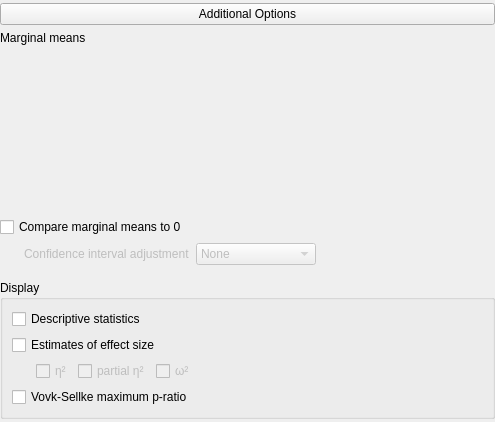
    <widget class="QWidget" name="groupOptions" native="true">
     <layout class="QGridLayout" name="gridLayout_12">
      <property name="leftMargin">
       <number>0</number>
      </property>
      <property name="topMargin">
       <number>3</number>
      </property>
      <property name="rightMargin">
       <number>0</number>
      </property>
      <property name="bottomMargin">
       <number>3</number>
      </property>
      <item row="3" column="0">
       <widget class="QWidget" name="containerOptions" native="true">
        <layout class="QVBoxLayout" name="verticalLayout_3">
         <property name="leftMargin">
          <number>0</number>
         </property>
         <property name="topMargin">
          <number>0</number>
         </property>
         <property name="rightMargin">
          <number>0</number>
         </property>
         <property name="bottomMargin">
          <number>0</number>
         </property>
         <item>
          <widget class="QWidget" name="groupComareMainEffects" native="true">
           <layout class="QGridLayout" name="gridLayout_5">
            <property name="leftMargin">
             <number>0</number>
            </property>
            <property name="topMargin">
             <number>0</number>
            </property>
            <property name="rightMargin">
             <number>0</number>
            </property>
            <item row="2" column="0">
             <widget class="QWidget" name="widgetCIAdjustmentTypes" native="true">
              <property name="enabled">
               <bool>false</bool>
              </property>
              <property name="minimumSize">
               <size>
                <width>24</width>
                <height>0</height>
               </size>
              </property>
              <layout class="QGridLayout" name="gridLayout_22">
               <property name="leftMargin">
                <number>24</number>
               </property>
               <property name="topMargin">
                <number>0</number>
               </property>
               <property name="rightMargin">
                <number>0</number>
               </property>
               <property name="bottomMargin">
                <number>0</number>
               </property>
               <item row="0" column="0">
                <widget class="QLabel" name="label_14">
                 <property name="text">
                  <string>Confidence interval adjustment</string>
                 </property>
                </widget>
               </item>
               <item row="0" column="1">
                <widget class="BoundComboBox" name="marginalMeansCIAdjustment">
                 <property name="minimumSize">
                  <size>
                   <width>120</width>
                   <height>0</height>
                  </size>
                 </property>
                 <item>
                  <property name="text">
                   <string>None</string>
                  </property>
                 </item>
                 <item>
                  <property name="text">
                   <string>Bonferroni</string>
                  </property>
                 </item>
                 <item>
                  <property name="text">
                   <string>Sidak</string>
                  </property>
                 </item>
                </widget>
               </item>
              </layout>
             </widget>
            </item>
            <item row="0" column="0" colspan="4">
             <widget class="QWidget" name="marginalMeansContainer" native="true">
              <layout class="QGridLayout" name="gridLayout_13">
               <property name="leftMargin">
                <number>0</number>
               </property>
               <property name="topMargin">
                <number>0</number>
               </property>
               <property name="rightMargin">
                <number>0</number>
               </property>
               <property name="bottomMargin">
                <number>0</number>
               </property>
               <item row="0" column="0">
                <widget class="QLabel" name="label_9">
                 <property name="text">
                  <string>Marginal means</string>
                 </property>
                </widget>
               </item>
               <item row="1" column="0">
                <widget class="BoundAssignWidget" name="marginalMeansTerms" native="true">
                 <property name="minimumSize">
                  <size>
                   <width>0</width>
                   <height>160</height>
                  </size>
                 </property>
                </widget>
               </item>
              </layout>
             </widget>
            </item>
            <item row="2" column="3">
             <spacer name="horizontalSpacer_2">
              <property name="orientation">
               <enum>Qt::Horizontal</enum>
              </property>
              <property name="sizeHint" stdset="0">
               <size>
                <width>40</width>
                <height>20</height>
               </size>
              </property>
             </spacer>
            </item>
            <item row="1" column="0" colspan="2">
             <widget class="BoundCheckBox" name="marginalMeansCompareMainEffects">
              <property name="text">
               <string>Compare marginal means to 0</string>
              </property>
             </widget>
            </item>
           </layout>
          </widget>
         </item>
         <item>
          <widget class="GroupBox" name="groupOptions2">
           <property name="title">
            <string>Display</string>
           </property>
           <layout class="QGridLayout" name="gridLayout_2">
            <item row="2" column="0" rowspan="2" colspan="2">
             <widget class="QWidget" name="widgetEffectSizeTypes" native="true">
              <property name="enabled">
               <bool>false</bool>
              </property>
              <layout class="QGridLayout" name="gridLayout_27">
               <property name="leftMargin">
                <number>24</number>
               </property>
               <property name="topMargin">
                <number>0</number>
               </property>
               <property name="bottomMargin">
                <number>0</number>
               </property>
               <item row="0" column="2">
                <widget class="BoundCheckBox" name="effectSizeOmegaSquared">
                 <property name="text">
                  <string>ω²</string>
                 </property>
                </widget>
               </item>
               <item row="0" column="1">
                <widget class="BoundCheckBox" name="effectSizePartialEtaSquared">
                 <property name="text">
                  <string>partial η²</string>
                 </property>
                </widget>
               </item>
               <item row="0" column="0">
                <widget class="BoundCheckBox" name="effectSizeEtaSquared">
                 <property name="text">
                  <string>η²</string>
                 </property>
                </widget>
               </item>
               <item row="0" column="3">
                <spacer name="horizontalSpacer_5">
                 <property name="orientation">
                  <enum>Qt::Horizontal</enum>
                 </property>
                 <property name="sizeHint" stdset="0">
                  <size>
                   <width>279</width>
                   <height>17</height>
                  </size>
                 </property>
                </spacer>
               </item>
              </layout>
             </widget>
            </item>
            <item row="0" column="0">
             <widget class="BoundCheckBox" name="descriptives">
              <property name="text">
               <string>Descriptive statistics</string>
              </property>
             </widget>
            </item>
            <item row="1" column="0">
             <widget class="BoundCheckBox" name="effectSizeEstimates">
              <property name="text">
               <string>Estimates of effect size</string>
              </property>
             </widget>
            </item>
            <item row="4" column="0">
             <widget class="BoundCheckBox" name="VovkSellkeMPR">
              <property name="sizePolicy">
               <sizepolicy hsizetype="Fixed" vsizetype="Fixed">
                <horstretch>0</horstretch>
                <verstretch>0</verstretch>
               </sizepolicy>
              </property>
              <property name="text">
               <string>Vovk-Sellke maximum p-ratio</string>
              </property>
             </widget>
            </item>
           </layout>
          </widget>
         </item>
        </layout>
       </widget>
      </item>
      <item row="0" column="0">
       <widget class="ExpanderButton" name="expanderOptions">
        <property name="sizePolicy">
         <sizepolicy hsizetype="Expanding" vsizetype="Fixed">
          <horstretch>0</horstretch>
          <verstretch>0</verstretch>
         </sizepolicy>
        </property>
        <property name="text">
         <string>Additional Options</string>
        </property>
       </widget>
      </item>
     </layout>
    </widget>
